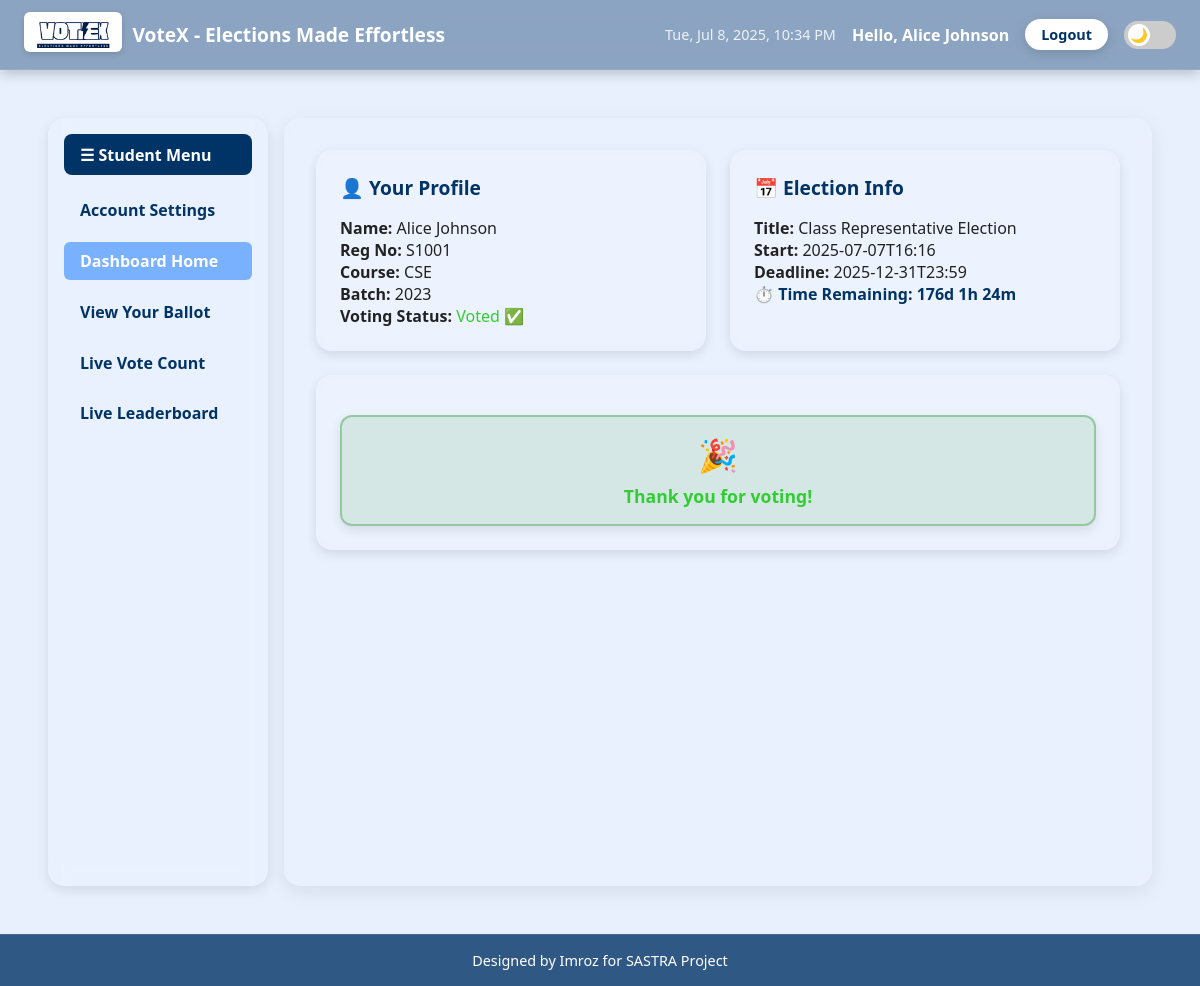
The page /student_dashboard (signed in) on the database its author committed.
### tables this page shows
CREATE TABLE elections (
            id INTEGER PRIMARY KEY AUTOINCREMENT,
            title TEXT NOT NULL,
            start_date TEXT,
            deadline TEXT
        );

### app.py (the view)
@app.route('/student_dashboard')
@login_required
def student_dashboard():
    db = get_db()
    election = get_election_info()
    now = datetime.now()
    start = datetime.strptime(election['start_date'], "%Y-%m-%dT%H:%M")
    end = datetime.strptime(election['deadline'], "%Y-%m-%dT%H:%M")
    remaining = (end - now).total_seconds()
    started = now >= start
    leaders = db.execute("""
        SELECT p.name AS position, c.name AS candidate, COUNT(b.id) as votes
        FROM positions p
        JOIN candidates c ON p.id = c.position_id
        LEFT JOIN ballots b ON c.id = b.candidate_id
        GROUP BY p.id, c.id
        ORDER BY p.id, votes DESC
    """).fetchall()
    db.close()
    return render_template('student_dashboard.html',
                           election=election,
                           remaining=remaining,
                           started=started,
                           leaders=leaders,
                           session=session)

### app.py (called while the page is built)
def get_db():
    conn = sqlite3.connect(DATABASE)
    conn.row_factory = sqlite3.Row
    return conn

def login_required(f):
    @wraps(f)
    def decorated_function(*args, **kwargs):
        if 'user' not in session:
            return redirect(url_for('login'))
        return f(*args, **kwargs)
    return decorated_function

def get_election_info():
    db = get_db()
    election = db.execute("SELECT * FROM elections WHERE id = 1").fetchone()
    db.close()
    return election

### templates/student_dashboard.html (shortened to what this page needs)
{% extends "student_base.html" %}
{% block student_content %}
<div class="dashboard-cards">
  <div class="glass-box card">
    <h3>👤 Your Profile</h3>
    <p><strong>Name:</strong> {{ session.name }}</p>
    <p><strong>Reg No:</strong> {{ session.user }}</p>
    <p><strong>Course:</strong> {{ session.course }}</p>
    <p><strong>Batch:</strong> {{ session.batch }}</p>
    <p>
      <strong>Voting Status:</strong>
      {% if session.voted %}
        <span style="color: limegreen;">Voted ✅</span>
      {% else %}
        <span style="color: crimson;">Not Voted ❌</span>
      {% endif %}
    </p>
  </div>
  <div class="glass-box card">
    <h3>📅 Election Info</h3>
    <p><strong>Title:</strong> {{ election.title }}</p>
    <p><strong>Start:</strong> {{ election.start_date }}</p>
    <p><strong>Deadline:</strong> {{ election.deadline }}</p>
    <p id="countdown" style="font-weight: bold; color: #003366;"></p>
  </div>
  <div class="glass-box card" style="text-align: center;">
    {% if not session.voted and started %}
      <a href="{{ url_for('vote') }}">
        <button style="padding: 10px 24px; font-size: 1rem;">🗳️ Cast Your Vote</button>
      </a>
    {% elif not started %}
      <p style="color: gray; font-weight: 600;">Voting has not started yet.</p>
    {% else %}
      <div class="vote-success">
        <span class="emoji">🎉</span>
        <p class="message">Thank you for voting!</p>
      </div>
    {% endif %}
  </div>
</div>
{% endblock %}

### static/style.css (style rules this page uses)
:root { --babyblue: #a3c7f7; --darkblue: #2a3d66; --light-bg: #e8f0fe; --dark-bg: #121212; --glass-bg-light: rgba(255, 255, 255, 0.18); --glass-bg-dark: rgba(0, 0, 0, 0.4); --text-light: #222; --text-dark: #eee; --button-bg-light: #6495ed; --button-bg-dark: #3a4a7b; }
html[data-theme='light'] { --bg: var(--light-bg); --text: var(--text-light); --glass-bg: var(--glass-bg-light); --button-bg: var(--button-bg-light); --nav-bg: var(--babyblue); }
* { box-sizing: border-box; margin: 0; padding: 0; font-family: 'Segoe UI', Tahoma, Geneva, Verdana, sans-serif; }
body { background: var(--bg); color: var(--text); min-height: 100vh; display: flex; flex-direction: column; overflow-x: hidden; }

### templates/base.html (style rules this page uses)
* { box-sizing: border-box; }
html, body { margin: 0; padding: 0; min-height: 100vh; display: flex; flex-direction: column; font-family: 'Segoe UI', sans-serif; overflow-x: hidden; }

### templates/student_dashboard.html (style rules this page uses)
.dashboard-cards { display: flex; flex-wrap: wrap; gap: 1.5rem; justify-content: space-between; }
.card { flex: 1 1 300px; padding: 1.5rem; border-radius: 16px; background: rgba(255, 255, 255, 0.08); backdrop-filter: blur(10px); color: var(--text); box-shadow: 0 4px 12px rgba(0, 0, 0, 0.1); min-width: 280px; }
.card h3 { margin-top: 0; margin-bottom: 1rem; font-size: 1.2rem; color: #003366; }
.vote-success { background: rgba(0, 128, 0, 0.1); border: 2px solid rgba(0, 128, 0, 0.3); border-radius: 12px; padding: 1rem; margin-top: 1rem; text-align: center; color: limegreen; font-weight: 600; font-size: 1.1rem; box-shadow: 0 4px 12px rgba(0, 0, 0, 0.1); transition: transform 0.3s ease; }
.vote-success .emoji { font-size: 2rem; display: block; margin-bottom: 0.5rem; }
.vote-success .message { margin: 0; font-size: 1.1rem; }

### rows shown on the page
elections: title "Class Representative Election", start_date "2025-07-07T16:16", deadline "2025-12-31T23:59"

### other values the page prints
{{ session.get('name', session.get('user')) }} "Alice Johnson"
{{ session.name }} "Alice Johnson"
{{ session.user }} "S1001"
{{ session.course }} "CSE"
{{ session.batch }} "2023"
